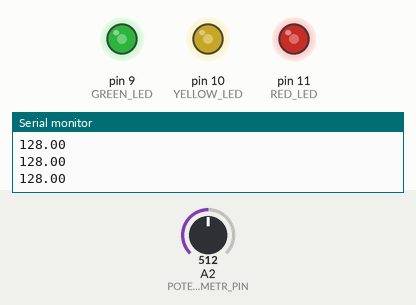
This sketch was run on a simulated Arduino Uno, built with avr-gcc and run on an emulated ATmega328P. On the bench: output pins drawn as LEDs (lit = HIGH), the last lines printed to the serial monitor. Inputs (shaded band) come from the test bench; at power-on: A2 (POTENTIOMETR_PIN) = 512.

Above: at 1.2 s.
1.3 s: A2 (POTENTIOMETR_PIN) set to 716
At 2.1 s:
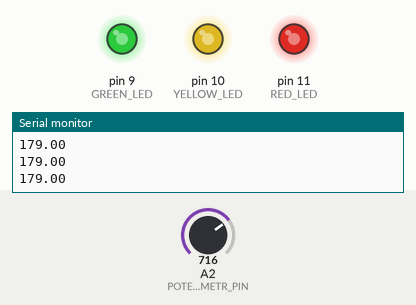
2.8 s: A2 (POTENTIOMETR_PIN) set to 900
At 3.6 s:
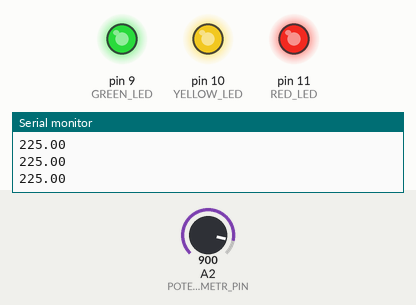
4.3 s: A2 (POTENTIOMETR_PIN) set to 122
At 5.0 s:
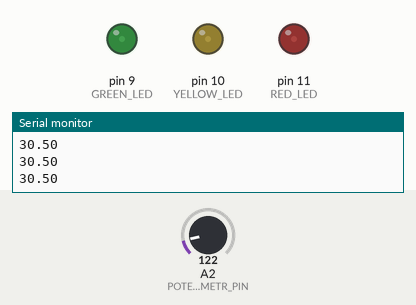
5.8 s: A2 (POTENTIOMETR_PIN) set to 0
At 6.5 s:
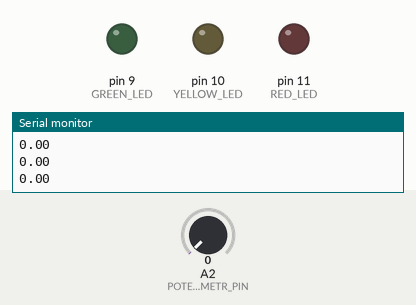
Timing chart, 0 to 8.3 s (numbered marks = the images above; inputs shaded):
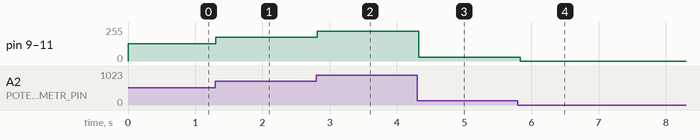

Measured:
- after the input at 1.3 s, pin 9 (GREEN_LED), pin 10 (YELLOW_LED), pin 11 (RED_LED): 128/255 → 179/255 at once
- after the input at 2.8 s, pin 9 (GREEN_LED), pin 10 (YELLOW_LED), pin 11 (RED_LED): 179/255 → 225/255 at once
- after the input at 4.3 s, pin 9 (GREEN_LED), pin 10 (YELLOW_LED), pin 11 (RED_LED): 225/255 → 30/255 at once
- after the input at 5.8 s, pin 9 (GREEN_LED), pin 10 (YELLOW_LED), pin 11 (RED_LED): 30/255 → 0/255 at once

The sketch:

potentiometr.ino
```cpp
#define POTENTIOMETR_PIN A2
#define RED_LED 11
#define YELLOW_LED 10
#define GREEN_LED 9

void setup() {
  // put your setup code here, to run once:
  Serial.begin(9600);
  pinMode(11, OUTPUT);
}

void loop() {
  // put your main code here, to run repeatedly:

  float potentional = analogRead(POTENTIOMETR_PIN);
  // 1023 / 4 = 255 (analogMax)
  // 255 = 1 (analogMax = digitalMax)
  float LED_TO_WRITE = potentional / 4;

  analogWrite(RED_LED, LED_TO_WRITE);
  analogWrite(YELLOW_LED, LED_TO_WRITE);
  analogWrite(GREEN_LED, LED_TO_WRITE);

  Serial.println(LED_TO_WRITE);
  delay(100);

}
```
